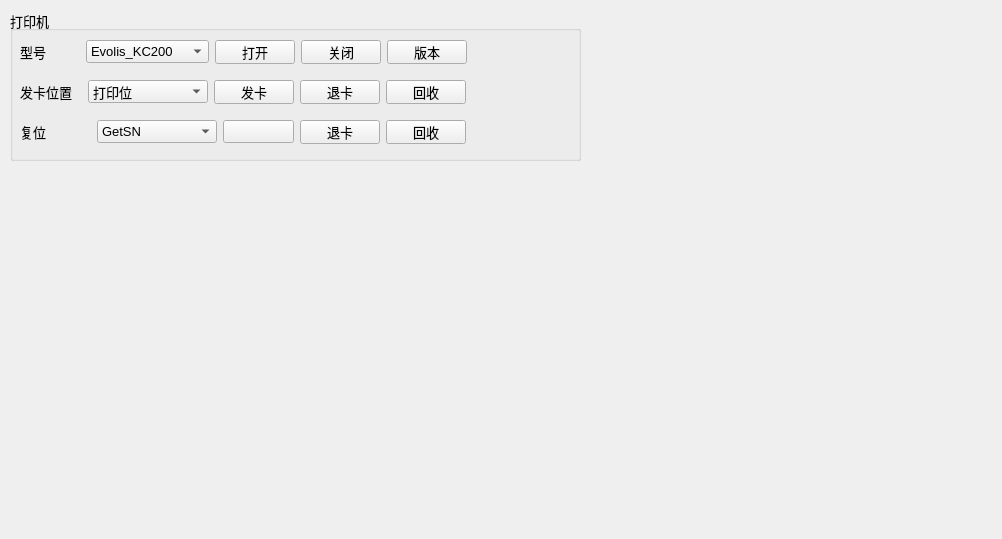
<?xml version="1.0" encoding="UTF-8"?>
<ui version="4.0">
 <class>MainWidget</class>
 <widget class="QWidget" name="MainWidget">
  <property name="geometry">
   <rect>
    <x>0</x>
    <y>0</y>
    <width>1002</width>
    <height>539</height>
   </rect>
  </property>
  <property name="font">
   <font>
    <pointsize>10</pointsize>
   </font>
  </property>
  <property name="windowTitle">
   <string>MainWidget</string>
  </property>
  <widget class="QGroupBox" name="groupBox">
   <property name="geometry">
    <rect>
     <x>10</x>
     <y>10</y>
     <width>571</width>
     <height>151</height>
    </rect>
   </property>
   <property name="title">
    <string>打印机</string>
   </property>
   <widget class="QWidget" name="layoutWidget">
    <property name="geometry">
     <rect>
      <x>10</x>
      <y>110</y>
      <width>446</width>
      <height>24</height>
     </rect>
    </property>
    <layout class="QHBoxLayout" name="horizontalLayout_3">
     <item>
      <widget class="QLabel" name="label_3">
       <property name="minimumSize">
        <size>
         <width>60</width>
         <height>0</height>
        </size>
       </property>
       <property name="text">
        <string>复位</string>
       </property>
      </widget>
     </item>
     <item>
      <widget class="QComboBox" name="comboBox_3">
       <property name="minimumSize">
        <size>
         <width>120</width>
         <height>0</height>
        </size>
       </property>
       <item>
        <property name="text">
         <string>GetSN</string>
        </property>
       </item>
      </widget>
     </item>
     <item>
      <widget class="QPushButton" name="pushButton_PrinterDepense_2">
       <property name="text">
        <string/>
       </property>
      </widget>
     </item>
     <item>
      <widget class="QPushButton" name="pushButton_PrinteEject_2">
       <property name="text">
        <string>退卡</string>
       </property>
      </widget>
     </item>
     <item>
      <widget class="QPushButton" name="pushButton_PrinterRetract_2">
       <property name="text">
        <string>回收</string>
       </property>
      </widget>
     </item>
    </layout>
   </widget>
   <widget class="QWidget" name="">
    <property name="geometry">
     <rect>
      <x>10</x>
      <y>30</y>
      <width>447</width>
      <height>24</height>
     </rect>
    </property>
    <layout class="QHBoxLayout" name="horizontalLayout">
     <item>
      <widget class="QLabel" name="label">
       <property name="minimumSize">
        <size>
         <width>60</width>
         <height>0</height>
        </size>
       </property>
       <property name="text">
        <string>型号</string>
       </property>
      </widget>
     </item>
     <item>
      <widget class="QComboBox" name="comboBox">
       <property name="minimumSize">
        <size>
         <width>120</width>
         <height>0</height>
        </size>
       </property>
       <property name="maxVisibleItems">
        <number>32</number>
       </property>
       <item>
        <property name="text">
         <string>Evolis_KC200</string>
        </property>
       </item>
       <item>
        <property name="text">
         <string>Evolis_Zenius</string>
        </property>
       </item>
       <item>
        <property name="text">
         <string>Evolis_ELYPSO</string>
        </property>
       </item>
       <item>
        <property name="text">
         <string>Evolis_Primacy</string>
        </property>
       </item>
       <item>
        <property name="text">
         <string>Evolis_Aansia</string>
        </property>
       </item>
       <item>
        <property name="text">
         <string>Hiti_CS200</string>
        </property>
       </item>
       <item>
        <property name="text">
         <string>Hiti_CS220</string>
        </property>
       </item>
       <item>
        <property name="text">
         <string>Hiti_CS290</string>
        </property>
       </item>
       <item>
        <property name="text">
         <string>KT81_EM1</string>
        </property>
       </item>
       <item>
        <property name="text">
         <string>KT81_EM2</string>
        </property>
       </item>
       <item>
        <property name="text">
         <string>KT81_DS1</string>
        </property>
       </item>
       <item>
        <property name="text">
         <string>KT81_DS2</string>
        </property>
       </item>
       <item>
        <property name="text">
         <string>KT81_DS3</string>
        </property>
       </item>
       <item>
        <property name="text">
         <string>ENTRUST_CD809</string>
        </property>
       </item>
      </widget>
     </item>
     <item>
      <widget class="QPushButton" name="pushButton_PrinterOpen">
       <property name="text">
        <string>打开</string>
       </property>
      </widget>
     </item>
     <item>
      <widget class="QPushButton" name="pushButton_PrinterClose">
       <property name="text">
        <string>关闭</string>
       </property>
      </widget>
     </item>
     <item>
      <widget class="QPushButton" name="pushButton_PrinterVersion">
       <property name="text">
        <string>版本</string>
       </property>
      </widget>
     </item>
    </layout>
   </widget>
   <widget class="QWidget" name="">
    <property name="geometry">
     <rect>
      <x>10</x>
      <y>70</y>
      <width>446</width>
      <height>24</height>
     </rect>
    </property>
    <layout class="QHBoxLayout" name="horizontalLayout_2">
     <item>
      <widget class="QLabel" name="label_2">
       <property name="minimumSize">
        <size>
         <width>60</width>
         <height>0</height>
        </size>
       </property>
       <property name="text">
        <string>发卡位置</string>
       </property>
      </widget>
     </item>
     <item>
      <widget class="QComboBox" name="comboBox_2">
       <property name="minimumSize">
        <size>
         <width>120</width>
         <height>0</height>
        </size>
       </property>
       <item>
        <property name="text">
         <string>打印位</string>
        </property>
       </item>
       <item>
        <property name="text">
         <string>接触位</string>
        </property>
       </item>
       <item>
        <property name="text">
         <string>非接触位</string>
        </property>
       </item>
      </widget>
     </item>
     <item>
      <widget class="QPushButton" name="pushButton_PrinterDepense">
       <property name="text">
        <string>发卡</string>
       </property>
      </widget>
     </item>
     <item>
      <widget class="QPushButton" name="pushButton_PrinteEject">
       <property name="text">
        <string>退卡</string>
       </property>
      </widget>
     </item>
     <item>
      <widget class="QPushButton" name="pushButton_PrinterRetract">
       <property name="text">
        <string>回收</string>
       </property>
      </widget>
     </item>
    </layout>
   </widget>
  </widget>
 </widget>
 <resources/>
 <connections/>
</ui>
